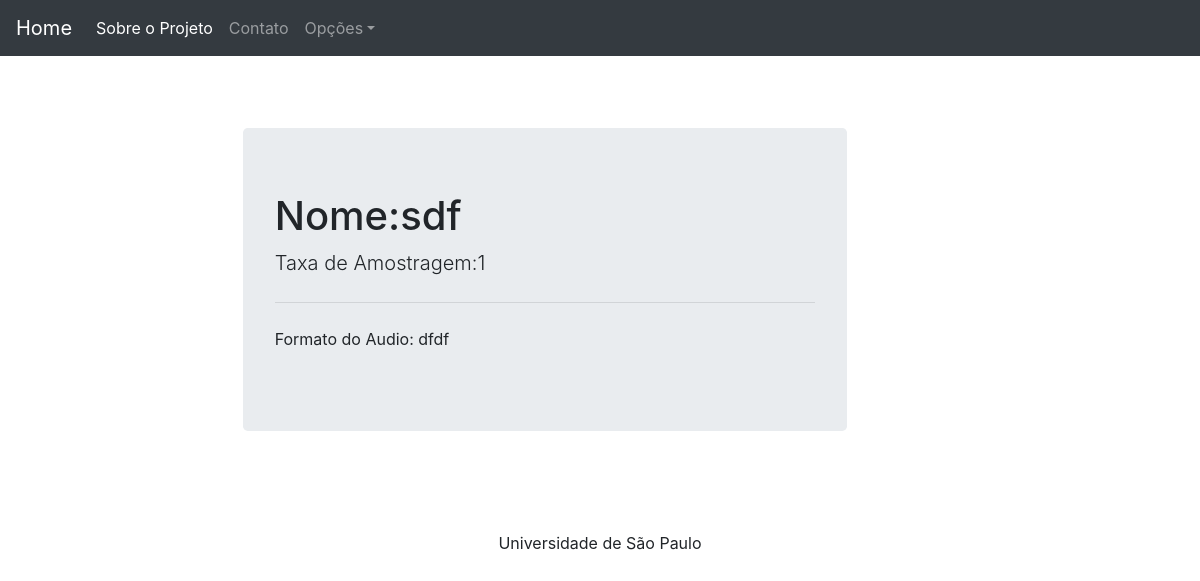
Screenshot of /gmmodels/mymodel/1/ with the database file from the repository.
### create_gmm/models.py (models this page shows, shortened)
class AcousticModel(models.Model):
    user = models.ForeignKey(User, on_delete=models.CASCADE)
    model_name = models.CharField(max_length=50)
    audio_data = models.FileField(null=True,upload_to=return_path)
    sampling_rate = models.IntegerField()
    audio_format = models.CharField(max_length=10)

### create_gmm/views.py (the view)
# urls.py: path('mymodel/<int:pk>/', views.ModelDetailView.as_view(), name="detail-model"),
class ModelDetailView(DetailView):
    model = AcousticModel

### create_gmm/templates/create_gmm/acousticmodel_detail.html (shortened to what this page needs)
{% extends 'create_gmm/template_app.html'%}
{% block content%}
<div class="container">
    <div class="row">
        <div class="mx-auto col-md-8">
           <div class="jumbotron">
               <h1 class="display-6">Nome:{{object.model_name}}</h1>
          <p class="lead">Taxa de Amostragem:{{object.sampling_rate}}</p>
          <hr class="my-4">
          <p> Formato do Audio: {{object.audio_format}}</p>
        </div>
        </div>
        </div>
</div>
{% endblock %}

### accounts/static/accounts/starter-template.css (style rules this page uses)
body { padding-top: 5rem; }

### rows the page displays
AcousticModel: model_name "sdf", sampling_rate "1", audio_format "dfdf"
